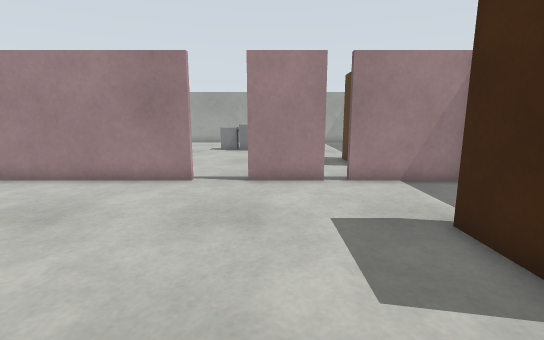
[1] (above)

16 first-person views from a walk through a Gazebo world. The camera is 1 m above the floor, tilts 10° down and sees 85° across. The floor is counted in squares, 0.5 m on a side. Each view is taken from the middle of a square. On the plan, view 1 faces up. The plan holds only what a view shows up to about 17 squares ahead; the rest is blank.

[2]
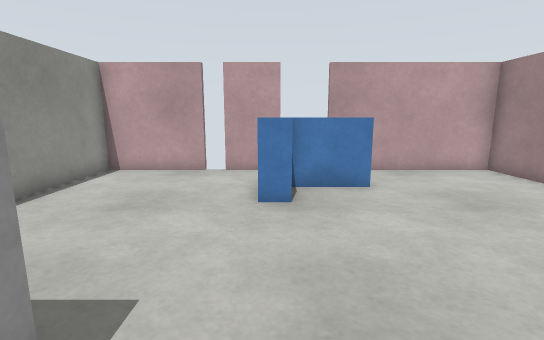

[3]
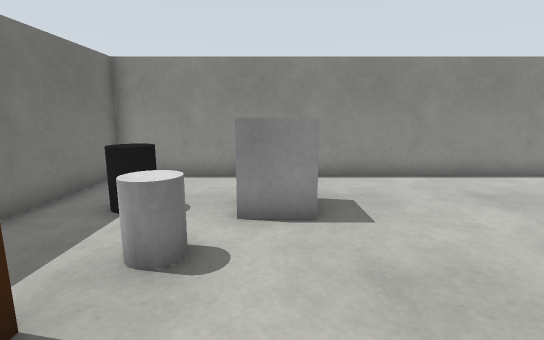

[4]
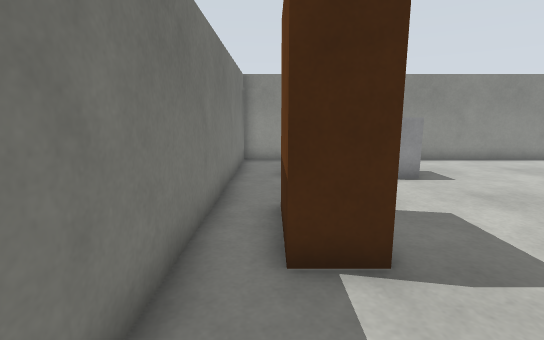

[5]
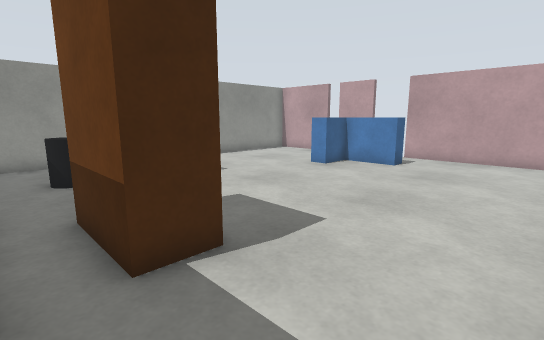

[6]
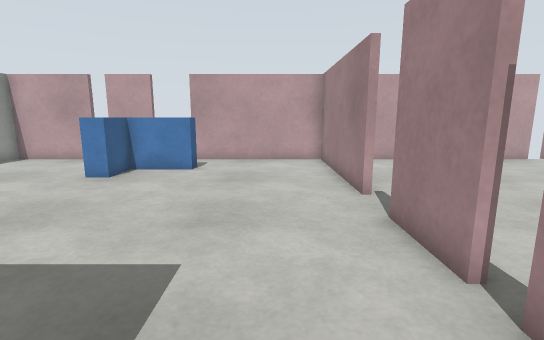

[7]
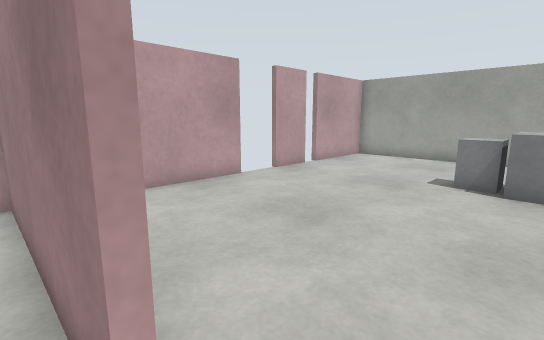

[8]
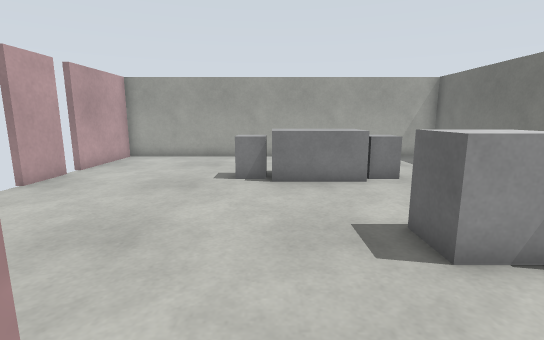

[9]
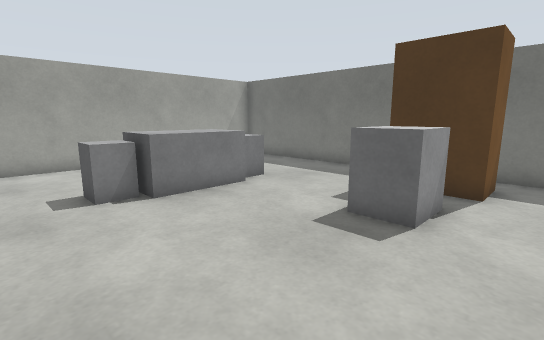

[10]
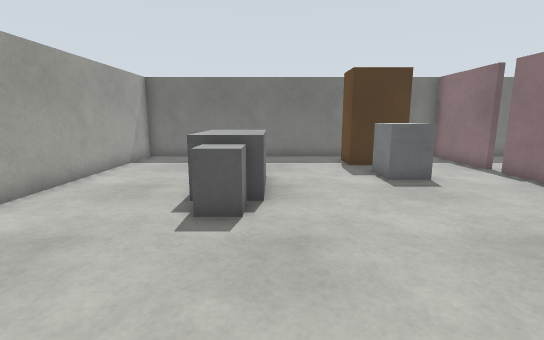

[11]
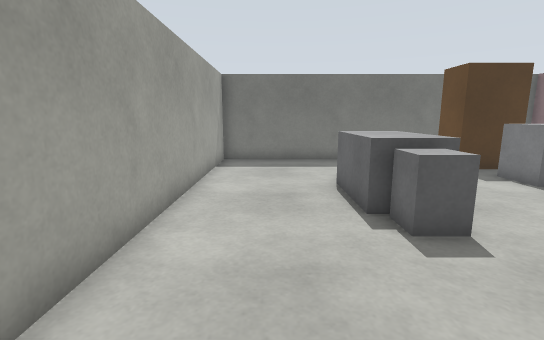

[12]
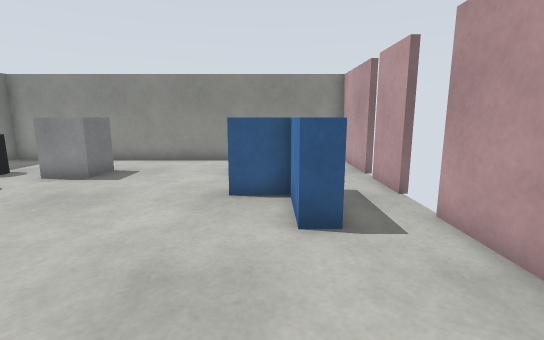

[13]
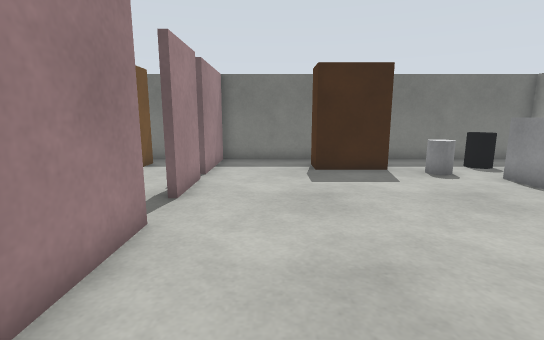

[14]
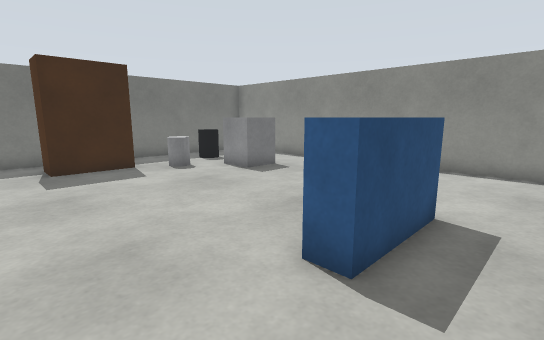

[15]
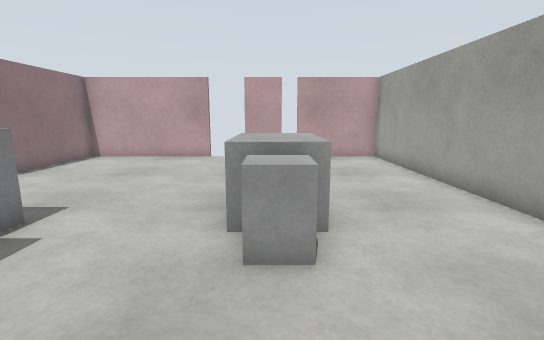

[16]
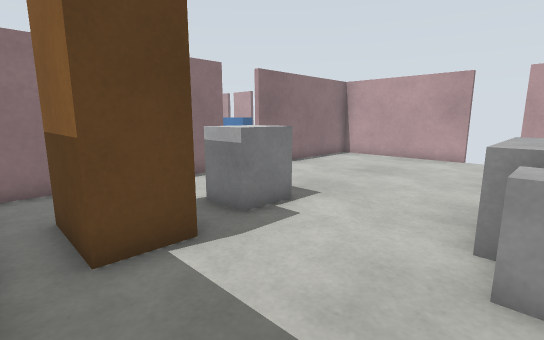

### Floor plan
Points are (right, up) in squares from view 1. A wall is a line through its corners. A room is listed if a view was taken in it or the views show most of it. See-through windows are left out.
Room 1 (views 1, 2, 3, 4, 5, 6, 7, 8, 12, 13, 14)
walls: (-2.5, 9.4) (-9.4, 9.4) (-9.4, 3.1); (-9.4, 1.4) (-9.4, -0.9); (-9.4, -1.5) (-9.4, -5.3) (6.3, -5.3) (6.3, 9.4) (2.4, 9.4)
ways out: opening at (0, 9.6) to room 2; gap at (-10, -1); gap at (-10, 1); gap at (-10, 3)
objects: blue box (-7, 1) to (-7, 4); blue box (-6, 1) to (-5, 1); white box (0, -2) to (1, -1); white cylinder (3, 1); bin (4, -2) to (4, -1); brown box (4, 3) to (5, 5)
Room 2 (views 9, 10, 11, 15, 16)
walls: (-0.9, 9.6) (1.8, 9.6); (1.8, 9.4) (-0.9, 9.4); (2.4, 9.6) (6.3, 9.6) (6.3, 24.3) (-9.4, 24.3) (-9.4, 20.2); (-9.4, 15.9) (-9.4, 9.6) (-2.5, 9.6); (-9.4, 19.6) (-9.4, 17.5)
ways out: opening at (0, 9.6) to room 1; gap at (-10, 16)
objects: grey box (-3, 19) to (-2, 20); grey box (-2, 18) to (1, 20); grey box (1, 13) to (2, 14); grey box (1, 19) to (2, 20); brown box (4, 13) to (5, 14)

Where each view was taken, in squares from view 1:
view 1: 0 up, 0 right, facing up
view 2: 1 up, 2 right, facing left
view 3: 5 up, 1 right, facing down
view 4: 9 up, 5 right, facing down
view 5: 9 up, 6 right, facing down-left
view 6: 7 up, 5 right, facing left
view 7: 9 up, 1 left, facing up-left
view 8: 9 up, 2 left, facing up
view 9: 11 up, 5 left, facing up-right
view 10: 18 up, 9 left, facing right
view 11: 22 up, 8 left, facing right
view 12: 9 up, 6 left, facing down
view 13: 7 up, 8 left, facing right
view 14: 7 up, 9 left, facing down-right
view 15: 19 up, 6 right, facing left
view 16: 19 up, 6 right, facing down-left
